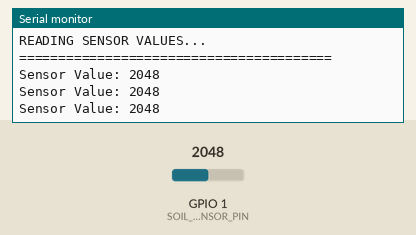
Bench run of a sketch on a simulated ESP32-S3. On the bench: the last lines printed to the serial monitor. The inputs (shaded band) are chosen by the test bench; at power-on: GPIO 1 (SOIL_SENSOR_PIN) = 2048 (analog values on the 0–4095 scale).

Above: at 5.2 s.
5.3 s: GPIO 1 (SOIL_SENSOR_PIN) set to 2866
At 6.0 s:
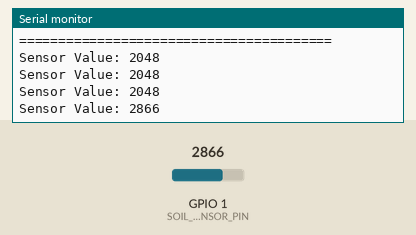
6.8 s: GPIO 1 (SOIL_SENSOR_PIN) set to 3603
At 7.5 s:
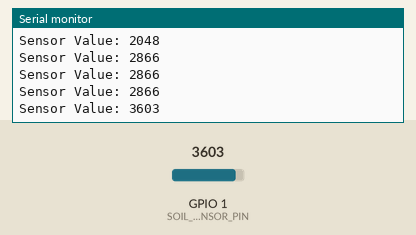
Timing chart, 0 to 9.8 s (numbered marks = the images above; inputs shaded):
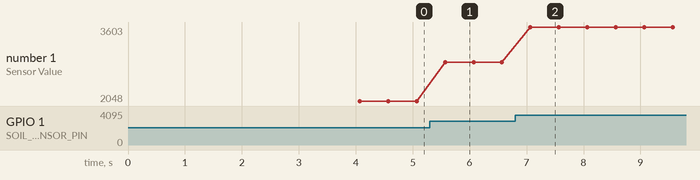

Measured:
- after the input at 5.3 s, the serial monitor: prints a new line after 0.27 s (image 1)
- after the input at 6.8 s, the serial monitor: prints a new line after 0.27 s (image 2)
- plotted number 1: 2048 → 2866 after the input at 5.3 s, 2866 → 3603 after the input at 6.8 s

The sketch:

SEN0193_Calibration.ino
```cpp
/*
 * ESP32-S3 SEN0193 Soil Moisture Sensor - CALIBRATION TOOL
 *
 * This script helps you calibrate your soil moisture sensor
 * Follow the instructions in the Serial Monitor
 */


#define SOIL_SENSOR_PIN 1  // Change to your ADC-capable pin (try GPIO 1-10)

void setup() {
  Serial.begin(115200);
  delay(2000);

  // Configure ADC for full voltage range
  analogSetAttenuation(ADC_11db);
  analogReadResolution(12);
  pinMode(SOIL_SENSOR_PIN, INPUT);

  // Print calibration instructions
  Serial.println("========================================");
  Serial.println("SOIL MOISTURE SENSOR CALIBRATION TOOL");
  Serial.println("========================================");
  Serial.println();
  Serial.println("INSTRUCTIONS:");
  Serial.println();
  Serial.println("STEP 1: Calibrate DRY value (0% humidity)");
  Serial.println("  - Keep the sensor probe EXPOSED TO AIR");
  Serial.println("  - Watch the values below stabilize");
  Serial.println("  - Record the value as 'Value_1' (AirValue)");
  Serial.println();
  Serial.println("STEP 2: Calibrate WET value (100% humidity)");
  Serial.println("  - Take a cup of water");
  Serial.println("  - Insert probe INTO WATER up to the RED LINE");
  Serial.println("  - DO NOT submerge past the red line!");
  Serial.println("  - Watch the values below stabilize");
  Serial.println("  - Record the value as 'Value_2' (WaterValue)");
  Serial.println();
  Serial.println("STEP 3: Calculate ranges");
  Serial.println("  - Dry range: (Value_1, Value_1 - (Value_1-Value_2)/3]");
  Serial.println("  - Wet range: middle third");
  Serial.println("  - Water range: (Value_2 + (Value_1-Value_2)/3, Value_2]");
  Serial.println();
  Serial.println("========================================");
  Serial.println("READING SENSOR VALUES...");
  Serial.println("========================================");
  Serial.println();
  delay(2000);
}

void loop() {
  int sensorValue = analogRead(SOIL_SENSOR_PIN);

  Serial.print("Sensor Value: ");
  Serial.println(sensorValue);

  delay(500);  // Read twice per second for stable readings
}
```
